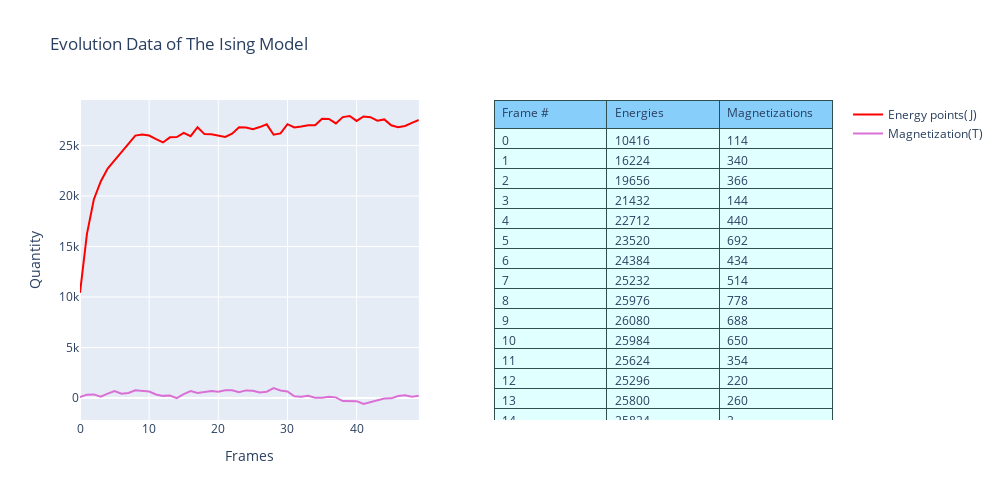

Source (notebook cell):
### Code cell
FrameList=np.arange(0,len(Energy),1)

from plotly.subplots import make_subplots
import plotly.graph_objects as go

fig = make_subplots(
    rows=1, cols=2,
    specs=[[{"type": "bar"}, {"type": "pie"}],#I didn't change these. These specs just happend to work. Others don't
           ],
)

#Each fig.add_trace is a new graph
#Making traces on the same row and col allow them to be plotted together. 


#traces for Energy and Magnetization
fig.add_trace(go.Scatter(y=(Energy), name='Energy points(J)', mode='lines', marker_color='red'),row=1,col=1)
fig.add_trace(go.Scatter(y=(Mag), name='Magnetization(T)', mode='lines', marker_color='orchid'),row=1,col=1)
fig.update_layout(title='Evolution Data of The Ising Model',
                   xaxis_title='Frames',
                   yaxis_title='Quantity')

#Trace for the table
fig.add_trace(go.Table(
    header=dict(values=['Frame #','Energies', 'Magnetizations'],
                line_color='darkslategray',
                fill_color='lightskyblue',
                align='left'),
    cells=dict(values=[FrameList,Energy, Mag], # 2nd column
               line_color='darkslategray',
               fill_color='lightcyan',
               align='left')),row=1,col=2)            

fig.update_layout(width=1000, height=500, showlegend=True)

fig.show()

### Figure 1 — Plotly figure (JSON) as saved in the notebook; plotly's stock layout.template omitted (floating-point values rounded to 4 significant figures; data arrays with more than 128 entries replaced by an {"elided": "..."} marker saying what was removed)
{"data": [{"marker": {"color": "red"}, "mode": "lines", "name": "Energy points(J)", "type": "scatter", "xaxis": "x", "y": [10416, 16224, 19656, 21432, 22712, 23520, 24384, 25232, 25976, 26080, 25984, 25624, 25296, 25800, 25824, 26248, 25912, 26800, 26120, 26112, 25960, 25840, 26168, 26808, 26776, 26616, 26816, 27088, 26056, 26192, 27104, 26784, 26864, 27000, 26992, 27648, 27616, 27176, 27800, 27912, 27424, 27864, 27800, 27448, 27576, 26992, 26792, 26928, 27232, 27512], "yaxis": "y"}, {"marker": {"color": "orchid"}, "mode": "lines", "name": "Magnetization(T)", "type": "scatter", "xaxis": "x", "y": [114, 340, 366, 144, 440, 692, 434, 514, 778, 688, 650, 354, 220, 260, 2, 400, 702, 506, 590, 694, 636, 772, 772, 592, 762, 726, 566, 634, 988, 748, 662, 184, 142, 240, 32, 32, 144, 74, -298, -280, -304, -584, -416, -212, -32, -26, 212, 282, 144, 242], "yaxis": "y"}, {"cells": {"align": "left", "fill": {"color": "lightcyan"}, "line": {"color": "darkslategray"}, "values": {"elided": "3x50 int values"}}, "domain": {"x": [0.55, 1], "y": [0, 1]}, "header": {"align": "left", "fill": {"color": "lightskyblue"}, "line": {"color": "darkslategray"}, "values": ["Frame #", "Energies", "Magnetizations"]}, "type": "table"}], "layout": {"height": 500, "showlegend": true, "title": {"text": "Evolution Data of The Ising Model"}, "width": 1000, "xaxis": {"anchor": "y", "domain": [0, 0.45], "title": {"text": "Frames"}}, "yaxis": {"anchor": "x", "domain": [0, 1], "title": {"text": "Quantity"}}}}
